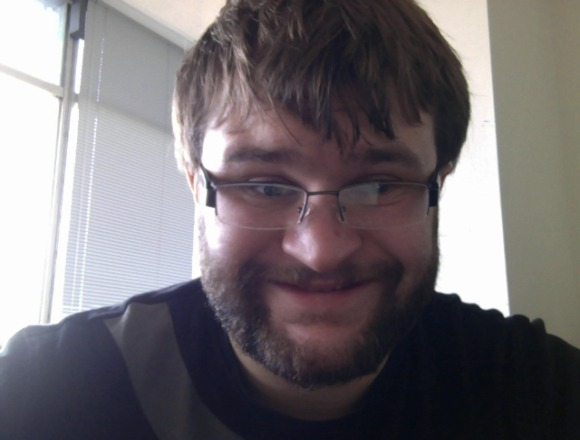
#> input picture reference/TEST.jpg, 580 x 440 px
$ python -i flaskserver.py   (imports and definitions only)   (Python 2 division)   (older library calls are emulated)
#> lines starting #> are read from the running program, lines starting #| are printed output that depends on the picture
#> further down, picture is the input picture: shape (440, 580, 3); mean B, G, R 114, 110.2, 115.4
import os
import pybr
import cv2
import sys
import config
from flask import Flask, request, redirect, url_for, abort

# [1 line not run here, left out]

def getHist(img):
    """
    Returns the image color histogram
    """
    imgHSV = cv2.cvtColor(img, cv2.COLOR_BGR2HSV)
#> imgHSV: shape (440, 580, 3); mean H, S, V 98.4, 45.9, 120.4
    hist = cv2.calcHist(
        imgHSV,
        [0, 1],
        None,
        [180, 256],
        [0, 180, 0, 256]
    )
    cv2.normalize(hist, hist, cv2.NORM_MINMAX)
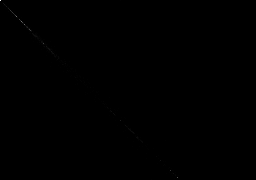
#> hist: shape (180, 256) float32; min 0, max 19.76, mean 0.0061; drawn with min black and max white
    return hist

# [84 lines left out: functions checkSimilarity, postCheck, postReference, test, not called in this run]

# [5 lines not run here, left out]

>>> import cv2
>>> picture = cv2.imread('../reference/TEST.jpg')
>>> result = getHist(picture)
